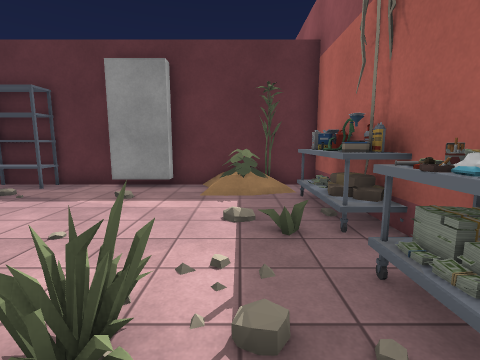
view 1 (above)

12 first-person views from a walk through a 3-D level made in the Unity game engine. The camera is 1.5 m above the floor, tilts 8° down and sees 85° across. The floor is counted in squares, 1 m on a side. Each view is taken from the middle of a square. On the plan, view 1 faces up. The plan holds only what a view shows up to about 14 squares ahead; the rest is blank. The place goes on beyond the plan. The player is left out. Some surface patterns are stand-ins.

view 2
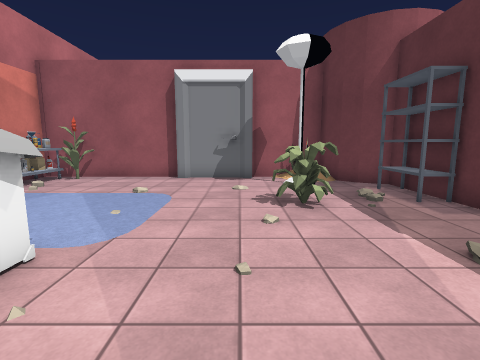

view 3
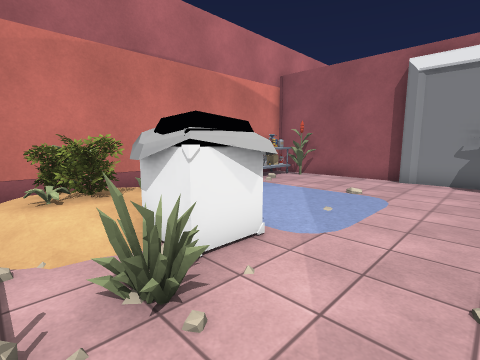

view 4
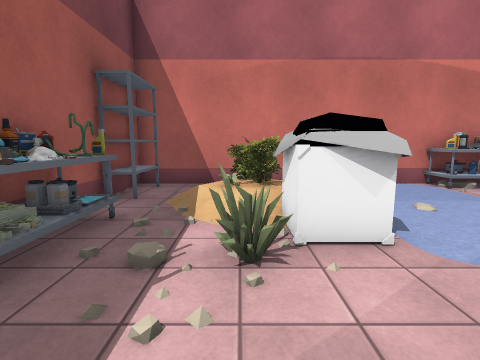

view 5
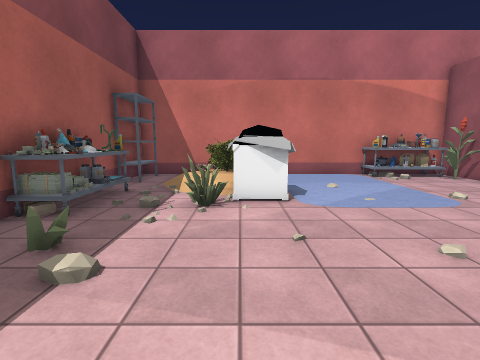

view 6
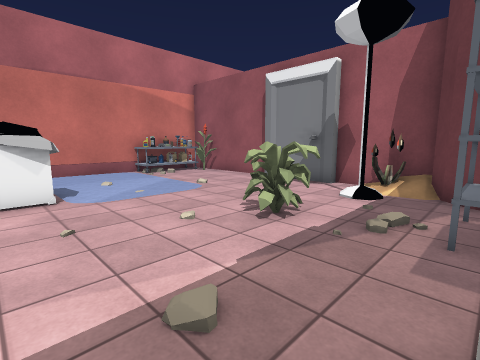

view 7
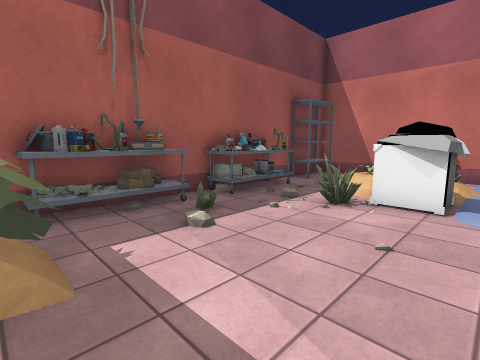

view 8
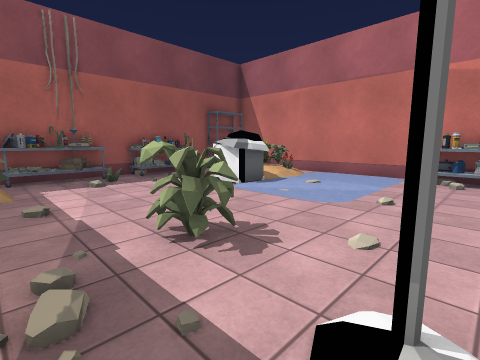

view 9
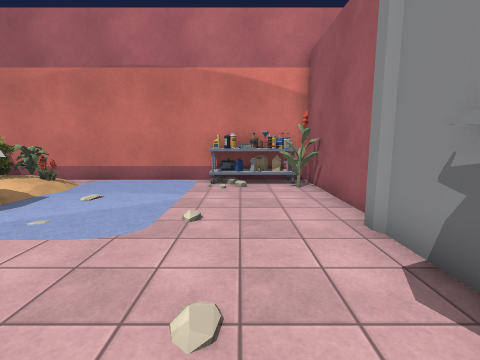

view 10
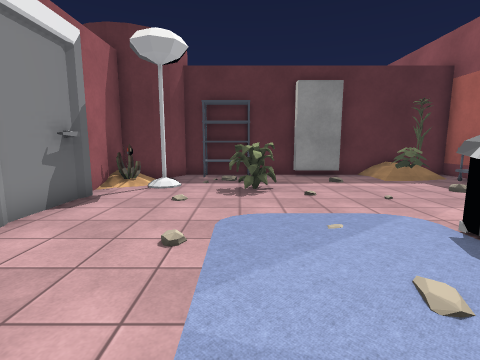

view 11
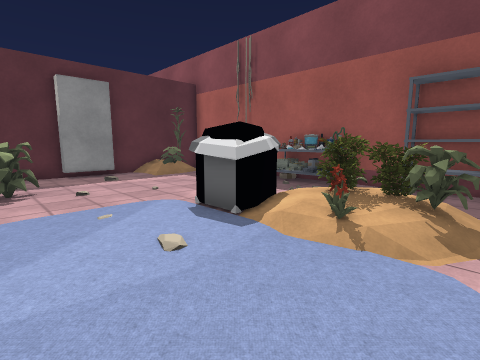

view 12
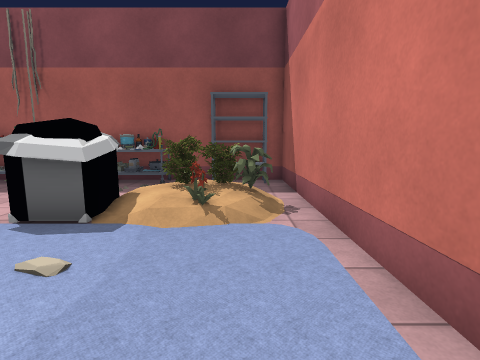

### Floor plan
Key: @ floor where view 1 was taken; # wall or solid block; . main floor; : floor 0.5 m higher than the main floor; / step, stairs or slope; S shelf; P plant; T table; F flower; L lamp; O other object.
Columns run from 12 left of view 1 to 3 right of it. Each row starts with its distance up from view 1.
 10   ##############
  9  ##.SS..##.  ###
  8 ##.........PPP #
  7 #F.......O....T#
  6 #.L..PP.......O#
  5 #....P.O....O.OO
  4 ##.O.....O...PT#
  3 ##............T#
  2 #..........P/.T#
  1 #...O. O.OO./.T#
  0 #.....   OO/@TT#
 -1 #..... O./::/..#
 -2 #.....  .POP/.S#
 -3 #.....  ./PO/.S#
 -4 #FTTT.....//..S#
 -5 ################

Positions as (right, up) in squares from view 1, and headings:
1: (0, 0), facing up
2: (0, 4), facing left
3: (0, 4), facing down-left
4: (-1, 5), facing down
5: (-2, 8), facing down
6: (-2, 9), facing down-left
7: (-4, 8), facing down-right
8: (-10, 8), facing down-right
9: (-9, 6), facing down
10: (-7, -3), facing up
11: (-7, -4), facing up-right
12: (-8, -3), facing right
